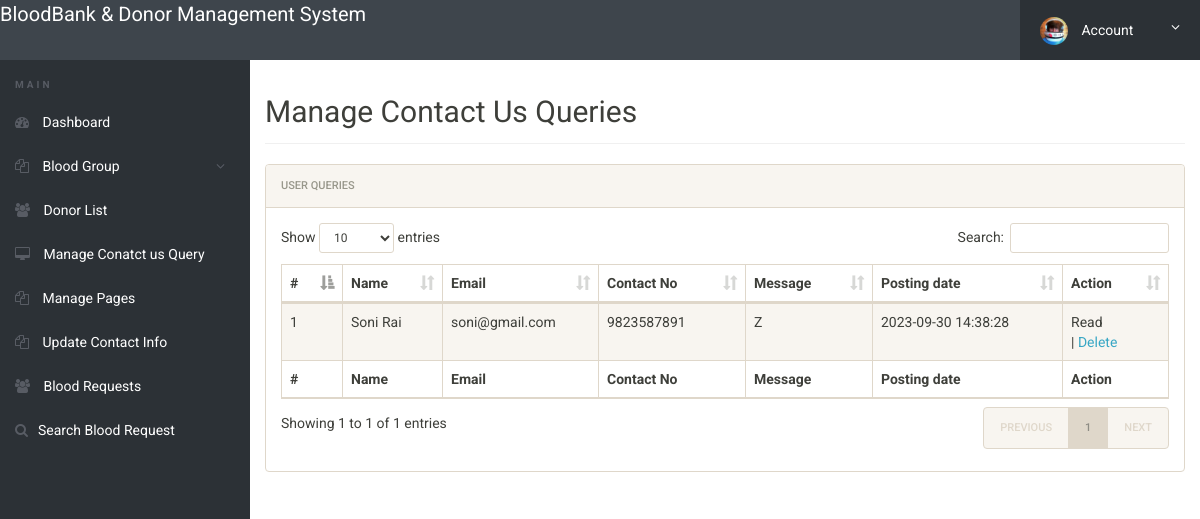
The page /admin/manage-conactusquery.php (signed in) on the database its author committed.
### tables this page shows
CREATE TABLE `tblcontactusquery` (
  `id` int(11) NOT NULL,
  `name` varchar(100) DEFAULT NULL,
  `EmailId` varchar(120) DEFAULT NULL,
  `ContactNumber` char(11) DEFAULT NULL,
  `Message` longtext DEFAULT NULL,
  `PostingDate` timestamp NOT NULL DEFAULT current_timestamp(),
  `status` int(11) DEFAULT NULL
);

### admin/manage-conactusquery.php (the view, shortened to what this page needs)
<?php
include('includes/config.php');
if(strlen($_SESSION['alogin'])==0)
	{
header('location:index.php');
}
else{
 ?>
<!doctype html>
<html lang="en" class="no-js">
<head>
	<link rel="stylesheet" href="css/font-awesome.min.css">
	<link rel="stylesheet" href="css/bootstrap.min.css">
	<link rel="stylesheet" href="css/dataTables.bootstrap.min.css">
	<link rel="stylesheet" href="css/bootstrap-social.css">
	<link rel="stylesheet" href="css/bootstrap-select.css">
	<link rel="stylesheet" href="css/fileinput.min.css">
	<link rel="stylesheet" href="css/awesome-bootstrap-checkbox.css">
	<link rel="stylesheet" href="css/style.css">
</head>
<body>
	<?php include('includes/header.php');?>
	<div class="ts-main-content">
		<?php include('includes/leftbar.php');?>
		<div class="content-wrapper">
			<div class="container-fluid">
				<div class="row">
					<div class="col-md-12">
						<h2 class="page-title">Manage Contact Us Queries</h2>
						<div class="panel panel-default">
							<div class="panel-heading">User queries</div>
							<div class="panel-body">
								<table id="zctb" class="display table table-striped table-bordered table-hover" cellspacing="0" width="100%">
									<thead>
										<tr>
										<th>#</th>
											<th>Name</th>
											<th>Email</th>
											<th>Contact No</th>
											<th>Message</th>
											<th>Posting date</th>
											<th>Action</th>
										</tr>
									</thead>
									<tfoot>
										<tr>
										<th>#</th>
											<th>Name</th>
											<th>Email</th>
											<th>Contact No</th>
											<th>Message</th>
											<th>Posting date</th>
											<th>Action</th>
										</tr>
									</tfoot>
									<tbody>
									<?php $sql = "SELECT * from  tblcontactusquery ";
$query = $dbh -> prepare($sql);
$query->execute();
$results=$query->fetchAll(PDO::FETCH_OBJ);
$cnt=1;
if($query->rowCount() > 0)
{
foreach($results as $result)
{				?>
										<tr>
											<td><?php echo htmlentities($cnt);?></td>
											<td><?php echo htmlentities($result->name);?></td>
											<td><?php echo htmlentities($result->EmailId);?></td>
											<td><?php echo htmlentities($result->ContactNumber);?></td>
											<td><?php echo htmlentities($result->Message);?></td>
											<td><?php echo htmlentities($result->PostingDate);?></td>
																<?php if($result->status==1)
{
	?><td>Read<br /> |
		<a href="manage-conactusquery.php?del=<?php echo htmlentities($result->id);?>" onclick="return confirm('Do you really want to Delete?')" >Delete</a></td>
<?php } ?>
										</tr>
										<?php $cnt=$cnt+1; }} ?>
									</tbody>
								</table>
							</div>
						</div>
					</div>
				</div>
			</div>
		</div>
	</div>
</body>
</html>
<?php } ?>

### admin/css/style.css (style rules this page uses)
html { font-size: 14px; }
@media only screen and (min-width: 480px) { html { font-size: 17px; } }
@media only screen and (min-width: 768px) { html { font-size: 14px; } }
body { font-size: 1em; }
a { color: #37a6c4; }
.panel { overflow: hidden; }
.page-title { padding-bottom: 15px; margin-bottom: 20px; border-bottom: 1px solid #f0f0f0; }
.ts-main-content .content-wrapper { padding-top: 15px; margin-top: 60px; }
@media only screen and (min-width: 992px) { .ts-main-content .content-wrapper { margin-left: 250px; } }

### rows shown on the page
tblcontactusquery: name "Soni Rai", EmailId "soni@gmail.com", ContactNumber "9823587891", Message "Z", PostingDate "2023-09-30 14:38:28"
